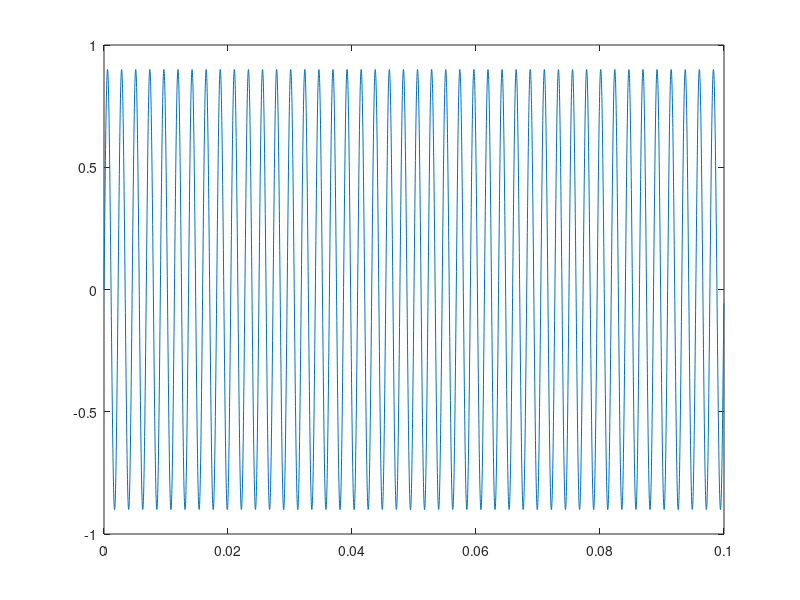

Here is the MATLAB script that generated this plot:
Amp = 0.9;
f = 440;
fs = 44100;
ts = 1/fs;
t = 0:1/fs:(0.1-ts);
sig = Amp*sin(2*pi*f*t);
sound(sig,fs);
plot(t,sig);
audiowrite("sinewave_A.wav",sig,fs);

